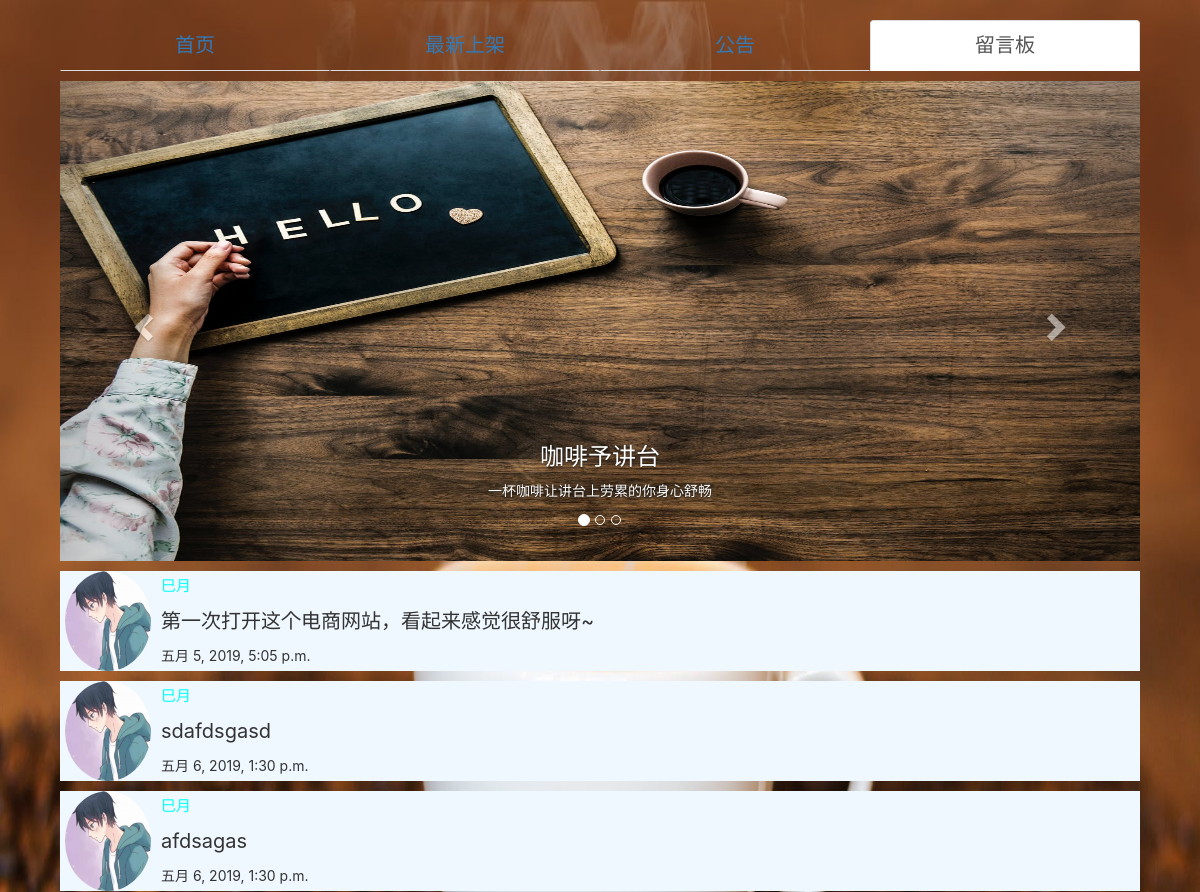
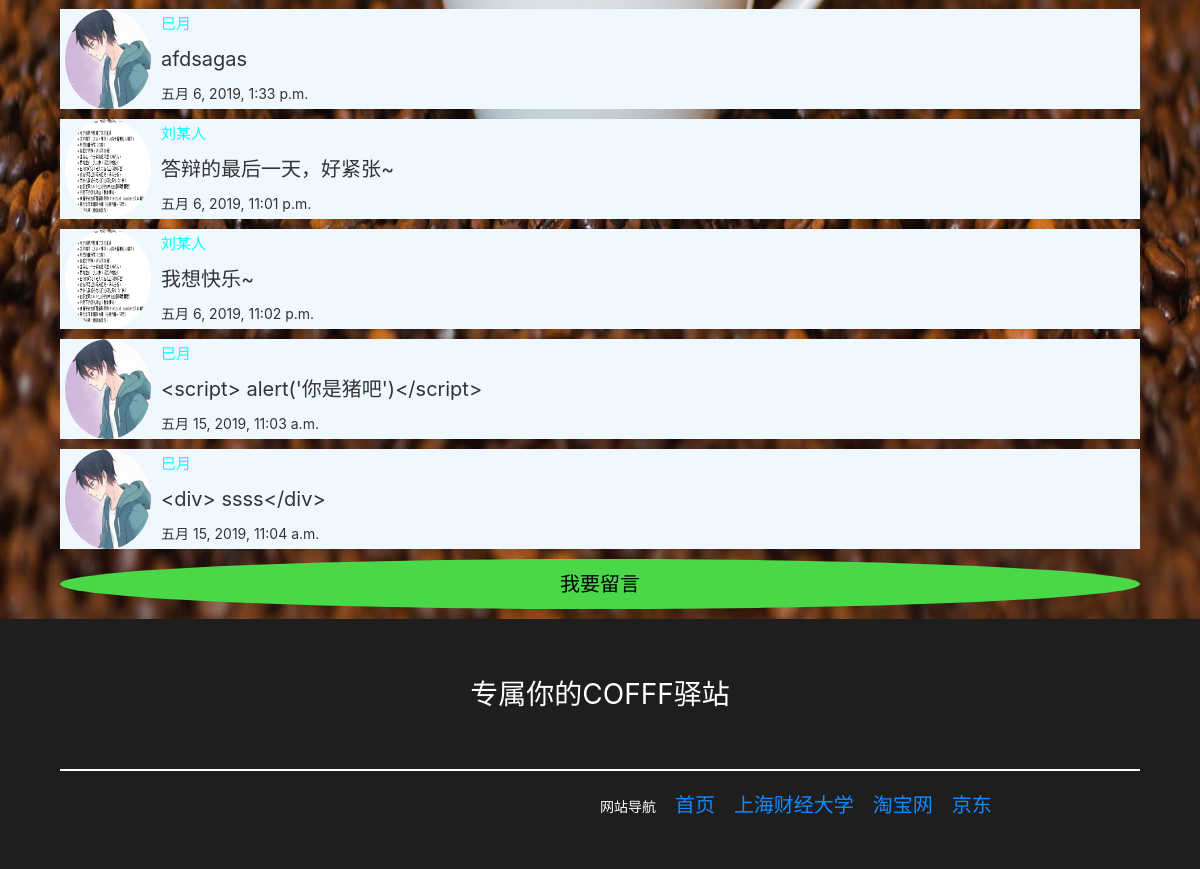
/comment/, run on the app's committed database (2 pictures, top to bottom).
### Home/models.py (models this page shows, shortened)
class message(models.Model):
    messageID = models.AutoField(primary_key=True)
    title = models.CharField(max_length=64)
    content = models.TextField()
    time = models.DateTimeField(auto_now=True)
    userID = models.ForeignKey(
        'user', to_field="userID", on_delete=models.CASCADE)

class user(models.Model):
    userID = models.AutoField(primary_key=True)
    userName = models.CharField(max_length=32)
    avatar = models.ImageField(upload_to='Home/avatar')
    sex = models.CharField(max_length=32)
    password = models.TextField()
    name = models.CharField(max_length=32)
    phone = models.IntegerField()
    email = models.EmailField()
    address = models.TextField()

### Home/views.py (the view)
# urls.py: path(r'comment/', views.comment,name="comment"),
def comment(req):
    if req.method =='POST':
        content=req.POST.get('text')
        title='用户评论'
        id=req.session['user_id']
        userID=models.user.objects.get(pk=id)
        models.message.objects.create(title=title,content=content,userID=userID)
    messages = models.message.objects.all()
    return render(req, 'Home/comment.html', {'messages':messages})

### Home/templates/Home/comment.html (shortened to what this page needs)
<!DOCTYPE html>
<html lang="en">
<head>
    {% load static %}
    {% load bootstrap3 %}
    {% bootstrap_css %}
    <link rel="stylesheet" href="{% static 'Home/css/comment.css' %}">
</head>
<body>
    <div class="mid" style="background-image:url({% static 'Home/images/body.jpeg' %}); background-size:100% 100%">
        <nav>
            <ul class="nav nav-tabs nav-justified">
                <li role="presentation"><a href="{% url 'Home:index' %}">首页</a></li>
                <li role="presentation"><a href="{% url 'Home:HotGoods' %}">最新上架</a></li>
                <li role="presentation"><a href="{% url 'Home:notice' %}">公告</a></li>
                <li role="presentation" class="active"><a href="{% url 'Home:comment' %}">留言板</a></li>
            </ul>
        </nav>
        <div class="slider">
            <div id="myCarousel" class="carousel slide" data-ride="carousel" data-interval="4000">
                <ol class="carousel-indicators">
                    <li data-target="#myCarousel" data-slide-to="0" class="active"></li>
                    <li data-target="#myCarousel" data-slide-to="1"></li>
                    <li data-target="#myCarousel" data-slide-to="2"></li>
                </ol>
                <div class="carousel-inner">
                    <div class="item active">
                        <img src="{% static 'Home/images/3.jpeg' %}" alt="First slide">
                        <div class="carousel-caption">
                            <h3>咖啡予讲台 </h3>
                            <p>一杯咖啡让讲台上劳累的你身心舒畅</p>
                        </div>
                    </div>
                </div>
                <a class="left carousel-control" href="#myCarousel" role="button" data-slide="prev">
                    <span class="glyphicon glyphicon-chevron-left" aria-hidden="true"></span>
                </a>
                <a class="right carousel-control" href="#myCarousel" role="button" data-slide="next">
                    <span class="glyphicon glyphicon-chevron-right" aria-hidden="true"></span>
                </a>
            </div>
        </div>
        <div class="con">
            {% for message in messages %}
            <div class="comment">
                <div class='left'><img class='avatar' src="{{MEDIA_URL}}{{message.userID.avatar}}"></div>
                <div class='right'>
                    <div class='rig-name'>{{message.userID.userName}}</div>
                    <div class='rig-con'>{{message.content}}</div>
                    <div class='rig-tim'>{{message.time}}</div>
                </div>
            </div>
            {% endfor %}
            <div class='bot'>
                我要留言
            </div>
        </div>
    </div>
    <div class="footer">
        <div class="foot-up">
            <span>专属你的COFFF驿站</span>
        </div>
        <div class="foot-down">
            <span>网站导航</span>
            <a href="http://127.0.0.1:8000/index/"><span>首页</span></a>
            <a href="http://www.shufe.edu.cn/structure/index.psp" target="_blank"><span>上海财经大学</span></a>
            <a href="https://www.taobao.com/" target="_blank"><span>淘宝网</span></a>
            <a href="https://www.jd.com/" target="_blank"><span>京东</span></a>
        </div>
    </div>
</body>
</html>

### Home/static/Home/css/comment.css (style rules this page uses)
html { font-family: sans-serif; line-height: 1.15; }
body { width: 100%; height: 100%; margin: 0; font-family: -apple-system, BlinkMacSystemFont, Segoe UI, PingFang SC, Hiragino Sans GB, Microsoft YaHei, Helvetica Neue, Helvetica, Arial, sans-serif; }
.mid { width: 100%; padding-left: 5%; padding-right: 5%; padding-top: 20px; padding-bottom: 10px; }
.footer { width: 100%; height: 250px; background-color: #1e1e1e; color: white; }
.nav li { font-size: 20px; display: block; }
.slider { padding-top: 10px; width: 100%; height: 500px; }
.item { height: 480px; }
.carousel-inner .item img { display: block; width: 100%; height: 480px; }
.foot-up { width: 100%; height: 150px; text-align: center; line-height: 150px; font-size: 28px; }
.foot-down { width: 90%; height: 100px; margin-left: 5%; padding-left: 45%; padding-top: 20px; border-top: 2px solid white; }
.foot-down a span { margin-left: 15px; font-size: 20px; font-family: -apple-system, BlinkMacSystemFont, Segoe UI, PingFang SC, Hiragino Sans GB, Microsoft YaHei, Helvetica Neue, Helvetica, Arial, sans-serif; color: #148aff; }
.con { width:100%; }
.comment { width:100%; height:100px; display:flex; flex-direction: row; background-color: aliceblue; padding-left: 5px; margin-bottom: 10px; }
.comment .left { width:8%; height:100%; }
.left .avatar { width:100%; height: 100%; border-radius: 50%; }
.comment .right { width:92%; height:100%; padding-left: 10px; }
.rig-name { width:100%; height:30px; line-height: 30px; color:aqua; font-size: 15px; }
.rig-con { width:100%; height:40px; line-height: 40px; font-size:20px; }
.rig-tim { width:100%; height:30px; line-height: 30px; }
.bot { width:100%; height:50px; line-height: 50px; font-size: 20px; text-align: center; background-color:rgb(72, 216, 72); color: black; border-radius: 50%; cursor: pointer; }

### data on the page
message: userID.avatar (picture), userID.userName "巳月", content "第一次打开这个电商网站，看起来感觉很舒服呀~", time "五月 5, 2019, 5:05 p.m."
message: userID.avatar (picture), userID.userName "巳月", content "sdafdsgasd", time "五月 6, 2019, 1:30 p.m."
message: userID.avatar (picture), userID.userName "巳月", content "afdsagas", time "五月 6, 2019, 1:30 p.m."
message: userID.avatar (picture), userID.userName "巳月", content "afdsagas", time "五月 6, 2019, 1:33 p.m."
message: userID.avatar (picture), userID.userName "刘某人", content "答辩的最后一天，好紧张~", time "五月 6, 2019, 11:01 p.m."
message: userID.avatar (picture), userID.userName "刘某人", content "我想快乐~", time "五月 6, 2019, 11:02 p.m."
message: userID.avatar (picture), userID.userName "巳月", content "<script> alert('你是猪吧')</script>", time "五月 15, 2019, 11:03 a.m."
message: userID.avatar (picture), userID.userName "巳月", content "<div> ssss</div>", time "五月 15, 2019, 11:04 a.m."
